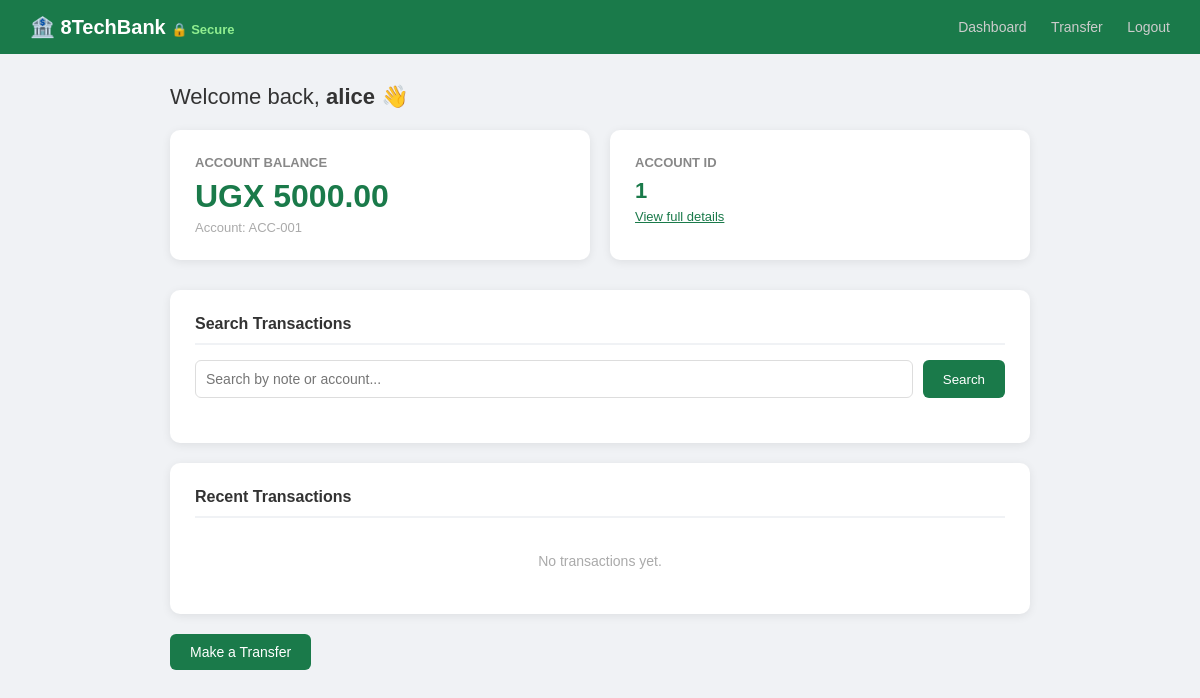
The app's page /dashboard (signed in) with its own data.
### tables this page shows
CREATE TABLE accounts (
            id INTEGER PRIMARY KEY AUTOINCREMENT,
            user_id INTEGER NOT NULL,
            account_number TEXT NOT NULL UNIQUE,
            balance REAL DEFAULT 0.0,
            FOREIGN KEY (user_id) REFERENCES users(id)
        );

### app.py (the view)
@app.route('/dashboard')
@login_required
def dashboard():
    db = get_db()
    account = db.execute(
        "SELECT * FROM accounts WHERE user_id=?", (session['user_id'],)
    ).fetchone()
    transactions = db.execute(
        "SELECT * FROM transactions WHERE from_acct=? OR to_acct=? ORDER BY timestamp DESC LIMIT 10",
        (account['id'], account['id']) if account else (0, 0)
    ).fetchall()
    return render_template('dashboard.html', account=account, transactions=transactions)

### app.py (called while the page is built)
def get_db():
    db = getattr(g, '_database', None)
    if db is None:
        db = g._database = sqlite3.connect(DATABASE)
        db.row_factory = sqlite3.Row
    return db

@app.teardown_appcontext
def close_connection(exception):
    db = getattr(g, '_database', None)
    if db is not None:
        db.close()

@app.after_request
def set_security_headers(response):
    response.headers['X-Content-Type-Options'] = 'nosniff'
    response.headers['X-Frame-Options'] = 'DENY'
    response.headers['Referrer-Policy'] = 'no-referrer'
    response.headers['Strict-Transport-Security'] = 'max-age=31536000; includeSubDomains'
    response.headers['Content-Security-Policy'] = (
        "default-src 'self'; "
        "script-src 'self'; "       # No inline scripts allowed
        "style-src 'self' 'unsafe-inline'; "
        "img-src 'self' data:;"
    )
    return response

def login_required(f):
    @wraps(f)
    def decorated(*args, **kwargs):
        if 'user_id' not in session:
            return redirect('/login')
        return f(*args, **kwargs)
    return decorated

### templates/dashboard.html (shortened to what this page needs)
<!doctype html>
<html lang="en">
  <head>
  </head>
  <body>
    <nav>
      <h1>🏦 8TechBank <span style="font-size: 13px; color: #90ee90">🔒 Secure</span></h1>
      <div>
        <a href="/dashboard">Dashboard</a>
        <a href="/transfer">Transfer</a>
        <a href="/logout">Logout</a>
      </div>
    </nav>
    <div class="container">
      <p class="welcome">Welcome back, <strong>{{ session['username'] }}</strong> 👋</p>
      <div class="cards">
        <div class="card">
          <h3>Account Balance</h3>
          <div class="amount">UGX {{ "%.2f"|format(account.balance) if account else "0.00" }}</div>
          <div class="sub">Account: {{ account.account_number if account else "N/A" }}</div>
        </div>
        <div class="card">
          <h3>Account ID</h3>
          <div class="amount" style="font-size: 22px">{{ account.id if account else "N/A" }}</div>
          <div class="sub"><a href="/account/{{ account.id if account else 1 }}" style="color: #1a7a4a">View full details</a></div>
        </div>
      </div>
      <div class="section">
        <h2>Search Transactions</h2>
        <div class="search-bar">
          <input type="text" id="searchInput" placeholder="Search by note or account..." />
          <button onclick="window.location = '/search?q=' + encodeURIComponent(document.getElementById('searchInput').value)">Search</button>
        </div>
      </div>
      <div class="section">
        <h2>Recent Transactions</h2>
        {% if transactions %}
        <table>
          <tr>
            <th>From</th>
            <th>To</th>
            <th>Amount (UGX)</th>
            <th>Note</th>
            <th>Date</th>
          </tr>
          {% for tx in transactions %}
          <tr>
            <td>{{ tx.from_acct }}</td>
            <td>{{ tx.to_acct }}</td>
            <td>{{ "%.2f"|format(tx.amount) }}</td>
            <td>{{ tx.note }}</td>
            <td>{{ tx.timestamp }}</td>
          </tr>
          {% endfor %}
        </table>
        {% else %}
        <p class="empty">No transactions yet.</p>
        {% endif %}
      </div>
      <a href="/transfer" class="btn">Make a Transfer</a>
    </div>
  </body>
</html>

### templates/dashboard.html (style rules this page uses)
* { margin: 0; padding: 0; box-sizing: border-box; }
body { font-family: Arial, sans-serif; background: #f0f2f5; }
nav { background: #1a7a4a; padding: 15px 30px; display: flex; justify-content: space-between; align-items: center; }
nav h1 { color: white; font-size: 20px; }
nav div a { color: #ccc; text-decoration: none; margin-left: 20px; font-size: 14px; }
.container { max-width: 900px; margin: 30px auto; padding: 0 20px; }
.welcome { font-size: 22px; color: #333; margin-bottom: 20px; }
.cards { display: flex; gap: 20px; margin-bottom: 30px; }
.card { background: white; padding: 25px; border-radius: 10px; flex: 1; box-shadow: 0 2px 10px rgba(0, 0, 0, 0.08); }
.card h3 { color: #888; font-size: 13px; margin-bottom: 8px; text-transform: uppercase; }
.card .amount { font-size: 32px; color: #1a7a4a; font-weight: bold; }
.card .sub { font-size: 13px; color: #aaa; margin-top: 5px; }
.section { background: white; border-radius: 10px; padding: 25px; box-shadow: 0 2px 10px rgba(0, 0, 0, 0.08); margin-bottom: 20px; }
.section h2 { font-size: 16px; color: #333; margin-bottom: 15px; border-bottom: 2px solid #f0f2f5; padding-bottom: 10px; }
.btn { display: inline-block; padding: 10px 20px; background: #1a7a4a; color: white; border-radius: 6px; text-decoration: none; font-size: 14px; }
.search-bar { display: flex; gap: 10px; margin-bottom: 20px; }
.search-bar input { flex: 1; padding: 10px; border: 1px solid #ddd; border-radius: 6px; font-size: 14px; }
.search-bar button { padding: 10px 20px; background: #1a7a4a; color: white; border: none; border-radius: 6px; cursor: pointer; }
.empty { color: #aaa; font-size: 14px; text-align: center; padding: 20px; }

### records on screen
accounts: balance "5000.00", account_number "ACC-001", id "1"

### other values on screen
{{ session['username'] }} "alice"
